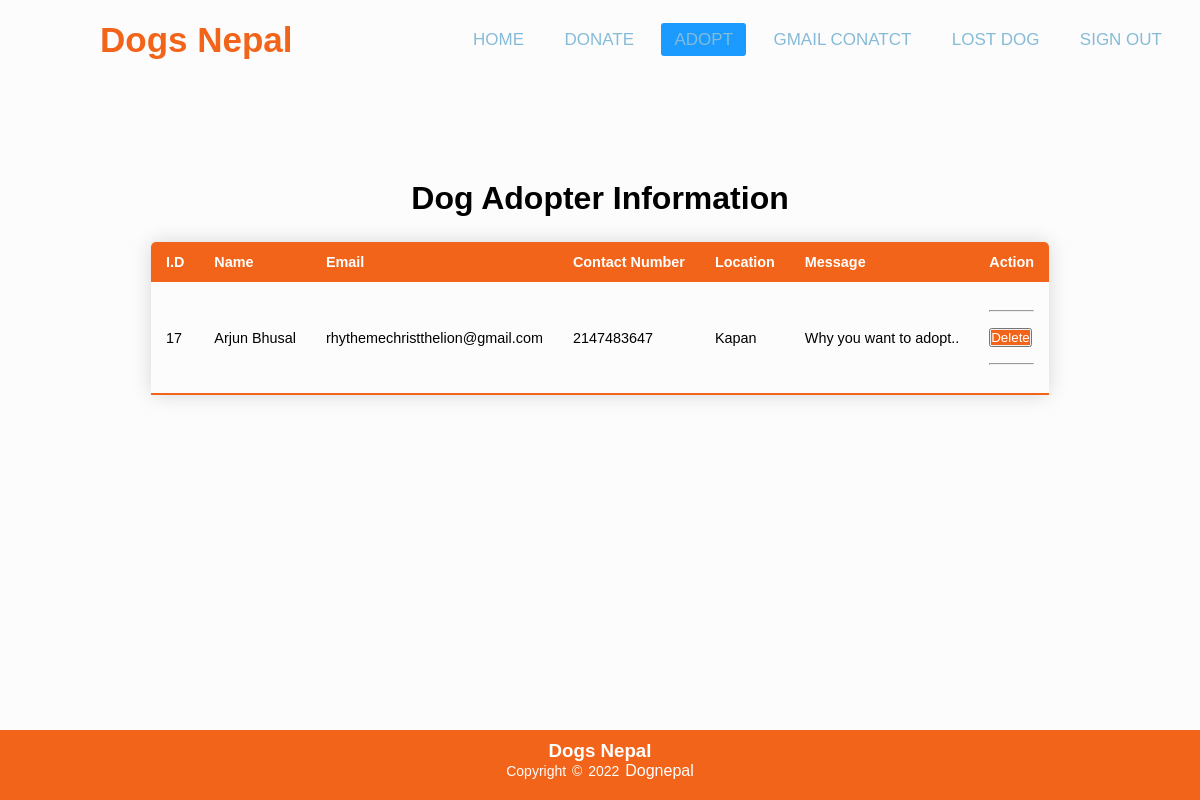
Page /admin/adoptDash.php on the committed database.
### tables this page shows
CREATE TABLE `adopter` (
  `id` int(255) NOT NULL,
  `name` text NOT NULL,
  `email` varchar(255) NOT NULL,
  `contactnumber` int(255) NOT NULL,
  `location` varchar(255) NOT NULL,
  `message` varchar(255) NOT NULL
);

### admin/adoptDash.php (the view, shortened to what this page needs)
<!DOCTYPE html>
<html>
    <head>
        <link rel="stylesheet" href="adoptDash.css">
    </head>
    <body>
        <nav>
            <label class="logo">Dogs Nepal</label>
            <ul>
                <li><a  href="../admin/adminDash.php">Home</a></li>
                <li><a  href="../admin/donorDash.php">Donate </a></li>
                <li><a class="active" href="../admin/adoptDash.php">Adopt </a></li>
                <li><a href="../gmailContact/index.php">Gmail Conatct</a></li>
                <li><a href="../admin/uploadlostdogDash.php">Lost Dog</a></li>
                <li><a href="../adminentry/login.php">Sign out</a></li>
            </ul>
        </nav>
    <div class="title">
        <h1>Dog Adopter Information</h1>
    </div>
    <div class="main">
    <table class="content-table">
        <thead>
            <tr>
                <th>I.D</th>
                <th>Name</th>
                <th>Email</th>
                <th>Contact Number</th>
                <th>Location</th>
                <th>Message</th>
                <th>Action</th>
            </tr>
        </thead>
    </div>
    <?php
        include "../config.php";
        $selectQuery = "SELECT * FROM adopter";
        $result = mysqli_query($conn, $selectQuery);
        if(mysqli_num_rows($result)){
            while($row = mysqli_fetch_assoc($result)){
   ?>
    <tbody>
    <tr>
       <td><?php echo $row['id'];?></td>
        <td><?php echo $row ['name']?></td>
        <td><?php echo $row ['email']?></td>
        <td><?php echo $row ['contactnumber']?></td>
        <td><?php echo $row ['location']?></td>
        <td><?php echo $row ['message']?></td>
        <td>
             <br> <hr> <br>
            <button><a style="background-color:#F26419; color:white;" href="../delete.php?id=<?php echo $row['id'] ?>" onclick="return confirm('Are you sure you want to delete this')">Delete</a></button><br><br> <hr> <br>
        </td>
    </tr>
        <?php
        }
    }
        ?>
    </tbody>
    <?php require '../footer/footer.php';?>
</body>
</html>

### admin/adoptDash.css (style rules this page uses)
* { padding: 0; margin: 0; text-decoration: none; list-style: none; box-sizing: border-box; }
:root { --red: #F26419; --orange:#F6AE2D; --dark-blue: #33658A; --light-blue: #86BBD8; --dark: #2F4858; }
body { font-family: montserrat; }
nav { background:url(../images/bg.jpg); height: 80px; width: 100%; }
label.logo { color: var(--red); font-size: 35px; line-height: 80px; padding: 0 100px; font-weight: bold; font-size: 40px; padding-left: 10%; }
nav ul { float: right; margin-right: 20px; }
nav ul li { display: inline-block; line-height: 80px; margin: 0 5px; }
nav ul li a { color: var(--light-blue); font-size: 17px; padding: 7px 13px; border-radius: 3px; text-transform: uppercase; }
a.active,a:hover { background: #1b9bff; transition: .5s; }
nav ul li a { font-size: 16px; }
.title { padding-top: 100px; text-align: center; }
.main { display: flex; justify-content: center; }
.content-table { border-collapse: collapse; margin: 25px 0; font-size: 0.9em; min-width: 400px; border-radius: 5px 5px 0 0; overflow: hidden; box-shadow: 0 0 20px rgb(0,0,0,0.15); }
.content-table thead tr { background-color: var(--red); color: #ffffff; text-align: left; font-weight: bold; }
.content-table th, .content-table td { padding: 12px 15px; word-wrap: break-word; }
.content-table tbody tr { border-bottom: 1px solid #dddddd; }
.content-table tbody tr:last-of-type { border-bottom: 2px solid var(--red); }

### Adoption/style.css (style rules this page uses)
* { padding: 0; margin: 0; text-decoration: none; list-style: none; box-sizing: border-box; }
:root { --red: #F26419; --orange:#F6AE2D; --dark-blue: #33658A; --light-blue: #86BBD8; --dark: #2F4858; }
body { font-family: montserrat; }
nav { background:url(imgs\bg.jpg); height: 80px; width: 100%; }
label.logo { color:var(--red); font-size: 35px; line-height: 80px; padding: 0 100px; font-weight: bold; }
nav ul { float: right; margin-right: 20px; }
nav ul li { display: inline-block; line-height: 80px; margin: 0 5px; }
nav ul li a { color: var(--light-blue); font-size: 17px; padding: 7px 13px; border-radius: 3px; text-transform: uppercase; }
a.active,a:hover { background: #1b9bff; transition: .5s; }

### footer/footer.php (style rules this page uses)
* { margin: 0; padding: 0; box-sizing: border-box; }
body { background: #fcfcfc; font-family: sans-serif; }

### rows in the picture
adopter: id "17", name "Arjun Bhusal", email "rhythemechristthelion@gmail.com", contactnumber "2147483647", location "Kapan", message "Why you want to adopt.."
